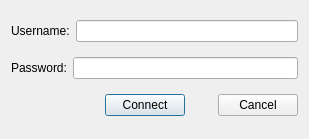
<?xml version="1.0" encoding="UTF-8"?>
<ui version="4.0">
 <class>LinkDialog</class>
 <widget class="QDialog" name="LinkDialog">
  <property name="geometry">
   <rect>
    <x>0</x>
    <y>0</y>
    <width>309</width>
    <height>139</height>
   </rect>
  </property>
  <property name="windowTitle">
   <string>Dialog</string>
  </property>
  <layout class="QVBoxLayout" name="verticalLayout">
   <item>
    <layout class="QHBoxLayout" name="horizontalLayout">
     <item>
      <widget class="QLabel" name="usernameLabel">
       <property name="text">
        <string>Username:</string>
       </property>
      </widget>
     </item>
     <item>
      <widget class="QLineEdit" name="usernameLineEdit"/>
     </item>
    </layout>
   </item>
   <item>
    <layout class="QHBoxLayout" name="horizontalLayout_2">
     <item>
      <widget class="QLabel" name="passwordLabel">
       <property name="text">
        <string>Password:</string>
       </property>
      </widget>
     </item>
     <item>
      <widget class="QLineEdit" name="passwordlineEdit"/>
     </item>
    </layout>
   </item>
   <item>
    <layout class="QHBoxLayout" name="horizontalLayout_3">
     <item>
      <spacer name="horizontalSpacer">
       <property name="orientation">
        <enum>Qt::Horizontal</enum>
       </property>
       <property name="sizeHint" stdset="0">
        <size>
         <width>108</width>
         <height>20</height>
        </size>
       </property>
      </spacer>
     </item>
     <item>
      <widget class="QPushButton" name="connectButton">
       <property name="text">
        <string>Connect</string>
       </property>
      </widget>
     </item>
     <item>
      <spacer name="horizontalSpacer_3">
       <property name="orientation">
        <enum>Qt::Horizontal</enum>
       </property>
       <property name="sizeHint" stdset="0">
        <size>
         <width>40</width>
         <height>20</height>
        </size>
       </property>
      </spacer>
     </item>
     <item>
      <widget class="QPushButton" name="cancelButton">
       <property name="text">
        <string>Cancel</string>
       </property>
      </widget>
     </item>
    </layout>
   </item>
  </layout>
 </widget>
 <resources/>
 <connections>
  <connection>
   <sender>cancelButton</sender>
   <signal>clicked()</signal>
   <receiver>LinkDialog</receiver>
   <slot>reject()</slot>
   <hints>
    <hint type="sourcelabel">
     <x>251</x>
     <y>106</y>
    </hint>
    <hint type="destinationlabel">
     <x>205</x>
     <y>94</y>
    </hint>
   </hints>
  </connection>
 </connections>
</ui>
